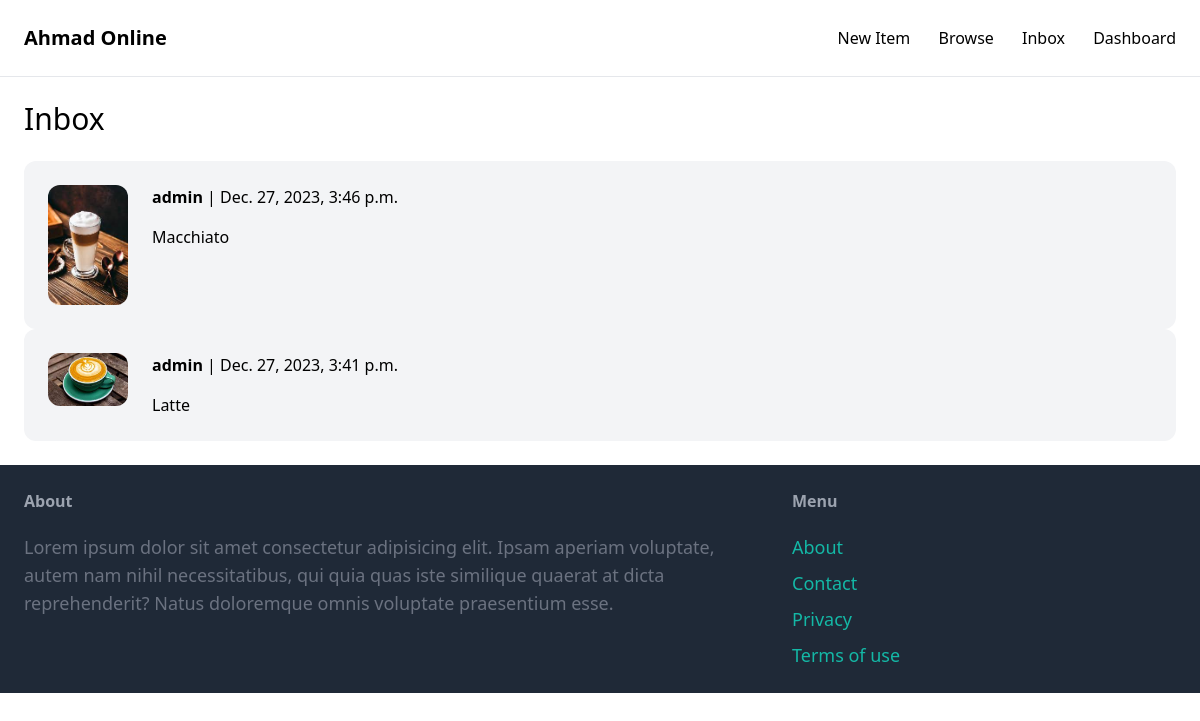
Screenshot of /inbox/ (signed in) with the database file from the repository.
### conversation/models.py (models this page shows)
class Conversation(models.Model):
    item=models.ForeignKey(Item, related_name='conversations', on_delete=models.CASCADE)
    members=models.ManyToManyField(User, related_name='conversations')
    created_at=models.DateTimeField(auto_now_add=True)
    modified_at=models.DateTimeField(auto_now=True)
    class Meta:
        ordering=('-modified_at',)

### item/models.py (models this page shows, shortened)
class Item(models.Model):
    category=models.ForeignKey(Category, related_name='items',on_delete=models.CASCADE)
    name=models.CharField(max_length=255)
    description=models.TextField(null=True, blank=True)
    price=models.FloatField()
    image=models.ImageField(upload_to='item_images', blank=True, null=True)
    is_sold=models.BooleanField()
    created_by=models.ForeignKey(User, related_name='items',on_delete=models.CASCADE)
    created_at=models.DateTimeField(auto_now_add=True)

### conversation/views.py (the view)
# urls.py: path('inbox/',include('conversation.urls')),
@login_required
def inbox(request):
    conversations = Conversation.objects.filter(members__in=[request.user.id])
    return render(request, 'conversation/inbox.html', {
        'conversations': conversations
    })

### conversation/templates/conversation/inbox.html (shortened to what this page needs)
{% extends 'core/base.html' %}
{% block content %}
    <h1 class="mb-6 text-3xl">Inbox</h1>
    <div class="space-y-6">
        {% for conversation in conversations %}
            <a href="{% url 'conversation:detail' conversation.id %}">
                <div class="p-6 flex bg-gray-100 rounded-xl">
                    <div class="pr-6">
                        <img src="{{ conversation.item.image.url }}" alt="{{ conversation.item.name }}" class="w-20 rounded-xl">
                    </div>
                    <div>
                        {% for member in conversation.members.all %}
                            {% if member != request.user %}
                                <p class="mb-4"><strong>{{ member.username }}</strong> | {{ conversation.modified_at }}</p>
                                <p>{{ conversation.item.name }}</p>
                            {% endif %}
                        {% endfor %}
                    </div>
                </div>
            </a>
        {% endfor %}
    </div>
{% endblock %}

### rows the page displays
Conversation: item.image (picture), modified_at "Dec. 27, 2023, 3:46 p.m.", item.name "Macchiato"
Conversation: item.image (picture), modified_at "Dec. 27, 2023, 3:41 p.m.", item.name "Latte"

### other values shown
{{ member.username }} "admin"
